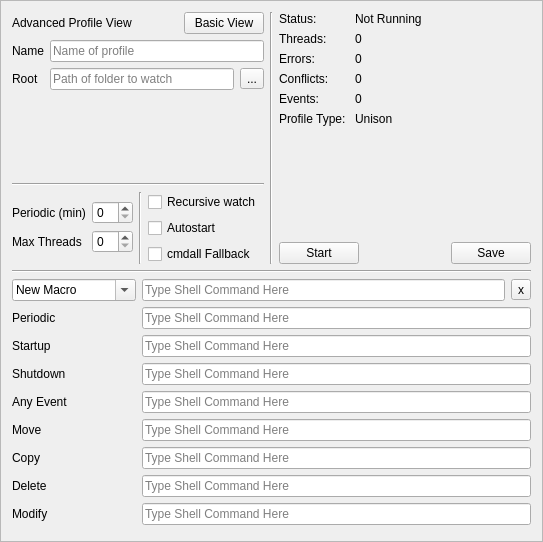
<?xml version="1.0" encoding="UTF-8"?>
<ui version="4.0">
 <class>Frame</class>
 <widget class="QFrame" name="Frame">
  <property name="geometry">
   <rect>
    <x>0</x>
    <y>0</y>
    <width>543</width>
    <height>542</height>
   </rect>
  </property>
  <property name="windowTitle">
   <string>Frame</string>
  </property>
  <property name="frameShape">
   <enum>QFrame::StyledPanel</enum>
  </property>
  <property name="frameShadow">
   <enum>QFrame::Raised</enum>
  </property>
  <layout class="QVBoxLayout" name="verticalLayout_5">
   <item>
    <layout class="QHBoxLayout" name="horizontalLayout">
     <item>
      <layout class="QVBoxLayout" name="verticalLayout_2">
       <item>
        <layout class="QHBoxLayout" name="horizontalLayout_7">
         <property name="topMargin">
          <number>0</number>
         </property>
         <item>
          <widget class="QLabel" name="label_22">
           <property name="text">
            <string>Advanced Profile View</string>
           </property>
          </widget>
         </item>
         <item>
          <spacer name="horizontalSpacer_2">
           <property name="orientation">
            <enum>Qt::Horizontal</enum>
           </property>
           <property name="sizeType">
            <enum>QSizePolicy::MinimumExpanding</enum>
           </property>
           <property name="sizeHint" stdset="0">
            <size>
             <width>40</width>
             <height>20</height>
            </size>
           </property>
          </spacer>
         </item>
         <item>
          <widget class="QPushButton" name="pushButton">
           <property name="text">
            <string>Basic View</string>
           </property>
          </widget>
         </item>
        </layout>
       </item>
       <item>
        <layout class="QFormLayout" name="formLayout">
         <property name="fieldGrowthPolicy">
          <enum>QFormLayout::AllNonFixedFieldsGrow</enum>
         </property>
         <item row="0" column="0">
          <widget class="QLabel" name="label">
           <property name="text">
            <string>Name</string>
           </property>
          </widget>
         </item>
         <item row="0" column="1">
          <widget class="QLineEdit" name="lineEdit_2">
           <property name="placeholderText">
            <string>Name of profile</string>
           </property>
          </widget>
         </item>
         <item row="1" column="0">
          <widget class="QLabel" name="label_3">
           <property name="text">
            <string>Root</string>
           </property>
          </widget>
         </item>
         <item row="1" column="1">
          <layout class="QHBoxLayout" name="horizontalLayout_2">
           <property name="sizeConstraint">
            <enum>QLayout::SetFixedSize</enum>
           </property>
           <item>
            <widget class="QLineEdit" name="lineEdit">
             <property name="sizePolicy">
              <sizepolicy hsizetype="MinimumExpanding" vsizetype="Fixed">
               <horstretch>0</horstretch>
               <verstretch>0</verstretch>
              </sizepolicy>
             </property>
             <property name="minimumSize">
              <size>
               <width>176</width>
               <height>0</height>
              </size>
             </property>
             <property name="placeholderText">
              <string>Path of folder to watch</string>
             </property>
            </widget>
           </item>
           <item>
            <widget class="QToolButton" name="toolButton_2">
             <property name="text">
              <string>...</string>
             </property>
            </widget>
           </item>
          </layout>
         </item>
        </layout>
       </item>
       <item>
        <widget class="Line" name="line_4">
         <property name="orientation">
          <enum>Qt::Horizontal</enum>
         </property>
        </widget>
       </item>
       <item>
        <layout class="QHBoxLayout" name="horizontalLayout_3">
         <item>
          <layout class="QFormLayout" name="formLayout_3">
           <property name="fieldGrowthPolicy">
            <enum>QFormLayout::AllNonFixedFieldsGrow</enum>
           </property>
           <item row="0" column="0">
            <widget class="Line" name="line">
             <property name="minimumSize">
              <size>
               <width>0</width>
               <height>0</height>
              </size>
             </property>
             <property name="orientation">
              <enum>Qt::Horizontal</enum>
             </property>
            </widget>
           </item>
           <item row="1" column="0">
            <widget class="QLabel" name="label_5">
             <property name="text">
              <string>Periodic (min)</string>
             </property>
            </widget>
           </item>
           <item row="1" column="1">
            <widget class="QSpinBox" name="spinBox"/>
           </item>
           <item row="2" column="0">
            <widget class="QLabel" name="label_4">
             <property name="text">
              <string>Max Threads</string>
             </property>
            </widget>
           </item>
           <item row="2" column="1">
            <widget class="QSpinBox" name="spinBox_2"/>
           </item>
          </layout>
         </item>
         <item>
          <widget class="Line" name="line_5">
           <property name="orientation">
            <enum>Qt::Vertical</enum>
           </property>
          </widget>
         </item>
         <item>
          <layout class="QVBoxLayout" name="verticalLayout">
           <item>
            <widget class="QCheckBox" name="checkBox">
             <property name="text">
              <string>Recursive watch</string>
             </property>
            </widget>
           </item>
           <item>
            <widget class="QCheckBox" name="checkBox_2">
             <property name="text">
              <string>Autostart</string>
             </property>
            </widget>
           </item>
           <item>
            <widget class="QCheckBox" name="checkBox_4">
             <property name="text">
              <string>cmdall Fallback</string>
             </property>
            </widget>
           </item>
          </layout>
         </item>
        </layout>
       </item>
      </layout>
     </item>
     <item>
      <widget class="Line" name="line_2">
       <property name="orientation">
        <enum>Qt::Vertical</enum>
       </property>
      </widget>
     </item>
     <item>
      <layout class="QVBoxLayout" name="verticalLayout_4">
       <item>
        <layout class="QVBoxLayout" name="verticalLayout_3">
         <item>
          <layout class="QFormLayout" name="formLayout_4">
           <item row="0" column="0">
            <widget class="QLabel" name="label_12">
             <property name="text">
              <string>Status:</string>
             </property>
            </widget>
           </item>
           <item row="2" column="0">
            <widget class="QLabel" name="label_13">
             <property name="text">
              <string>Errors:</string>
             </property>
            </widget>
           </item>
           <item row="3" column="0">
            <widget class="QLabel" name="label_14">
             <property name="text">
              <string>Conflicts:</string>
             </property>
            </widget>
           </item>
           <item row="4" column="0">
            <widget class="QLabel" name="label_15">
             <property name="text">
              <string>Events:</string>
             </property>
            </widget>
           </item>
           <item row="4" column="1">
            <widget class="QLabel" name="label_16">
             <property name="text">
              <string>0</string>
             </property>
            </widget>
           </item>
           <item row="3" column="1">
            <widget class="QLabel" name="label_17">
             <property name="text">
              <string>0</string>
             </property>
            </widget>
           </item>
           <item row="2" column="1">
            <widget class="QLabel" name="label_18">
             <property name="text">
              <string>0</string>
             </property>
            </widget>
           </item>
           <item row="0" column="1">
            <widget class="QLabel" name="label_19">
             <property name="text">
              <string>Not Running</string>
             </property>
            </widget>
           </item>
           <item row="5" column="0">
            <widget class="QLabel" name="label_20">
             <property name="text">
              <string>Profile Type: </string>
             </property>
            </widget>
           </item>
           <item row="5" column="1">
            <widget class="QLabel" name="label_21">
             <property name="text">
              <string>Unison</string>
             </property>
            </widget>
           </item>
           <item row="1" column="0">
            <widget class="QLabel" name="label_11">
             <property name="text">
              <string>Threads:</string>
             </property>
            </widget>
           </item>
           <item row="1" column="1">
            <widget class="QLabel" name="label_24">
             <property name="text">
              <string>0</string>
             </property>
            </widget>
           </item>
          </layout>
         </item>
        </layout>
       </item>
       <item>
        <layout class="QHBoxLayout" name="horizontalLayout_4">
         <item>
          <widget class="QPushButton" name="pushButton_5">
           <property name="text">
            <string>Start</string>
           </property>
          </widget>
         </item>
         <item>
          <spacer name="horizontalSpacer">
           <property name="orientation">
            <enum>Qt::Horizontal</enum>
           </property>
           <property name="sizeHint" stdset="0">
            <size>
             <width>40</width>
             <height>20</height>
            </size>
           </property>
          </spacer>
         </item>
         <item>
          <widget class="QPushButton" name="pushButton_7">
           <property name="text">
            <string>Save</string>
           </property>
          </widget>
         </item>
        </layout>
       </item>
       <item>
        <layout class="QHBoxLayout" name="horizontalLayout_5"/>
       </item>
      </layout>
     </item>
    </layout>
   </item>
   <item>
    <widget class="Line" name="line_3">
     <property name="orientation">
      <enum>Qt::Horizontal</enum>
     </property>
    </widget>
   </item>
   <item>
    <layout class="QFormLayout" name="formLayout_2">
     <property name="fieldGrowthPolicy">
      <enum>QFormLayout::AllNonFixedFieldsGrow</enum>
     </property>
     <item row="3" column="0">
      <widget class="QLabel" name="label_6">
       <property name="text">
        <string>Startup</string>
       </property>
      </widget>
     </item>
     <item row="5" column="0">
      <widget class="QLabel" name="label_7">
       <property name="text">
        <string>Shutdown</string>
       </property>
      </widget>
     </item>
     <item row="8" column="0">
      <widget class="QLabel" name="label_9">
       <property name="text">
        <string>Copy</string>
       </property>
      </widget>
     </item>
     <item row="9" column="0">
      <widget class="QLabel" name="label_10">
       <property name="text">
        <string>Delete</string>
       </property>
      </widget>
     </item>
     <item row="3" column="1">
      <widget class="QLineEdit" name="cmd_startup">
       <property name="placeholderText">
        <string>Type Shell Command Here</string>
       </property>
      </widget>
     </item>
     <item row="5" column="1">
      <widget class="QLineEdit" name="cmd_shutdown">
       <property name="placeholderText">
        <string>Type Shell Command Here</string>
       </property>
      </widget>
     </item>
     <item row="7" column="1">
      <widget class="QLineEdit" name="lineEdit_5">
       <property name="placeholderText">
        <string>Type Shell Command Here</string>
       </property>
      </widget>
     </item>
     <item row="9" column="1">
      <widget class="QLineEdit" name="lineEdit_7">
       <property name="placeholderText">
        <string>Type Shell Command Here</string>
       </property>
      </widget>
     </item>
     <item row="7" column="0">
      <widget class="QLabel" name="label_8">
       <property name="text">
        <string>Move</string>
       </property>
      </widget>
     </item>
     <item row="10" column="0">
      <widget class="QLabel" name="label_2">
       <property name="text">
        <string>Modify</string>
       </property>
      </widget>
     </item>
     <item row="10" column="1">
      <widget class="QLineEdit" name="lineEdit_8">
       <property name="placeholderText">
        <string>Type Shell Command Here</string>
       </property>
      </widget>
     </item>
     <item row="2" column="0">
      <widget class="QLabel" name="label_23">
       <property name="text">
        <string>Periodic</string>
       </property>
      </widget>
     </item>
     <item row="2" column="1">
      <widget class="QLineEdit" name="cmd_periodic">
       <property name="placeholderText">
        <string>Type Shell Command Here</string>
       </property>
      </widget>
     </item>
     <item row="8" column="1">
      <widget class="QLineEdit" name="lineEdit_6">
       <property name="text">
        <string/>
       </property>
       <property name="placeholderText">
        <string>Type Shell Command Here</string>
       </property>
      </widget>
     </item>
     <item row="0" column="0">
      <widget class="QComboBox" name="comboBox">
       <property name="sizePolicy">
        <sizepolicy hsizetype="MinimumExpanding" vsizetype="Fixed">
         <horstretch>0</horstretch>
         <verstretch>0</verstretch>
        </sizepolicy>
       </property>
       <property name="minimumSize">
        <size>
         <width>124</width>
         <height>0</height>
        </size>
       </property>
       <property name="editable">
        <bool>true</bool>
       </property>
       <item>
        <property name="text">
         <string>New Macro</string>
        </property>
       </item>
       <item>
        <property name="text">
         <string/>
        </property>
       </item>
      </widget>
     </item>
     <item row="0" column="1">
      <layout class="QHBoxLayout" name="horizontalLayout_6">
       <item>
        <widget class="QLineEdit" name="cmd_macro">
         <property name="placeholderText">
          <string>Type Shell Command Here</string>
         </property>
        </widget>
       </item>
       <item>
        <widget class="QToolButton" name="toolButton">
         <property name="text">
          <string>x</string>
         </property>
        </widget>
       </item>
      </layout>
     </item>
     <item row="6" column="0">
      <widget class="QLabel" name="label_25">
       <property name="text">
        <string>Any Event</string>
       </property>
      </widget>
     </item>
     <item row="6" column="1">
      <widget class="QLineEdit" name="cmd_all">
       <property name="placeholderText">
        <string>Type Shell Command Here</string>
       </property>
      </widget>
     </item>
    </layout>
   </item>
  </layout>
 </widget>
 <resources/>
 <connections/>
</ui>
